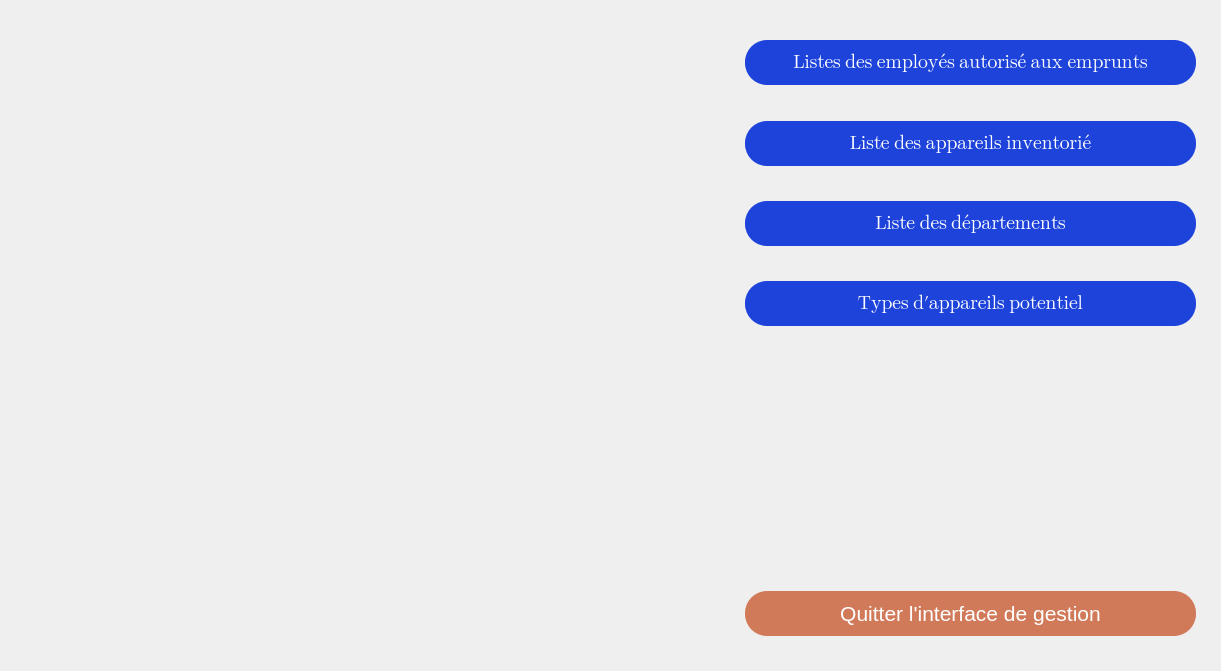
<?xml version="1.0" encoding="UTF-8"?>
<ui version="4.0">
 <class>InterfaceGestion</class>
 <widget class="QWidget" name="InterfaceGestion">
  <property name="geometry">
   <rect>
    <x>0</x>
    <y>0</y>
    <width>1221</width>
    <height>671</height>
   </rect>
  </property>
  <property name="windowTitle">
   <string>Form</string>
  </property>
  <widget class="QFrame" name="gridFrame">
   <property name="geometry">
    <rect>
     <x>0</x>
     <y>0</y>
     <width>1221</width>
     <height>671</height>
    </rect>
   </property>
   <layout class="QGridLayout" name="gridLayout">
    <property name="leftMargin">
     <number>30</number>
    </property>
    <property name="topMargin">
     <number>30</number>
    </property>
    <property name="rightMargin">
     <number>25</number>
    </property>
    <property name="bottomMargin">
     <number>25</number>
    </property>
    <item row="0" column="0">
     <layout class="QHBoxLayout" name="horizontalLayout_2">
      <property name="spacing">
       <number>25</number>
      </property>
      <property name="topMargin">
       <number>10</number>
      </property>
      <property name="bottomMargin">
       <number>10</number>
      </property>
      <item>
       <spacer name="horizontalSpacer">
        <property name="orientation">
         <enum>Qt::Horizontal</enum>
        </property>
        <property name="sizeType">
         <enum>QSizePolicy::Maximum</enum>
        </property>
        <property name="sizeHint" stdset="0">
         <size>
          <width>715</width>
          <height>20</height>
         </size>
        </property>
       </spacer>
      </item>
      <item>
       <layout class="QVBoxLayout" name="verticalLayout">
        <item>
         <layout class="QVBoxLayout" name="verticalLayout_2">
          <property name="spacing">
           <number>0</number>
          </property>
          <property name="topMargin">
           <number>0</number>
          </property>
          <item>
           <layout class="QVBoxLayout" name="verticalLayout_5">
            <property name="spacing">
             <number>100</number>
            </property>
            <property name="bottomMargin">
             <number>350</number>
            </property>
            <item>
             <widget class="QPushButton" name="btnLstEmp">
              <property name="sizePolicy">
               <sizepolicy hsizetype="Minimum" vsizetype="Maximum">
                <horstretch>0</horstretch>
                <verstretch>0</verstretch>
               </sizepolicy>
              </property>
              <property name="minimumSize">
               <size>
                <width>400</width>
                <height>45</height>
               </size>
              </property>
              <property name="maximumSize">
               <size>
                <width>16777215</width>
                <height>16777215</height>
               </size>
              </property>
              <property name="font">
               <font>
                <family>Segoe UI Emoji</family>
                <pointsize>14</pointsize>
                <weight>50</weight>
                <bold>false</bold>
               </font>
              </property>
              <property name="cursor">
               <cursorShape>PointingHandCursor</cursorShape>
              </property>
              <property name="styleSheet">
               <string notr="true">QPushButton{
border-radius:22px;
background-color:rgb(29, 67, 219);
color:white;
}

QPushButton:hover{
background-color:rgb(22, 50, 162);
}</string>
              </property>
              <property name="text">
               <string>Listes des employés autorisé aux emprunts</string>
              </property>
             </widget>
            </item>
            <item>
             <widget class="QPushButton" name="btnLstObjets">
              <property name="sizePolicy">
               <sizepolicy hsizetype="Minimum" vsizetype="Maximum">
                <horstretch>0</horstretch>
                <verstretch>0</verstretch>
               </sizepolicy>
              </property>
              <property name="minimumSize">
               <size>
                <width>400</width>
                <height>45</height>
               </size>
              </property>
              <property name="maximumSize">
               <size>
                <width>16777215</width>
                <height>16777215</height>
               </size>
              </property>
              <property name="font">
               <font>
                <family>Segoe UI Emoji</family>
                <pointsize>14</pointsize>
                <weight>50</weight>
                <bold>false</bold>
               </font>
              </property>
              <property name="cursor">
               <cursorShape>PointingHandCursor</cursorShape>
              </property>
              <property name="styleSheet">
               <string notr="true">QPushButton{
border-radius:22px;
background-color:rgb(29, 67, 219);
color:white;
}

QPushButton:hover{
background-color:rgb(22, 50, 162);
}</string>
              </property>
              <property name="text">
               <string>Liste des appareils inventorié</string>
              </property>
             </widget>
            </item>
            <item>
             <widget class="QPushButton" name="btnLstDepartement">
              <property name="sizePolicy">
               <sizepolicy hsizetype="Minimum" vsizetype="Maximum">
                <horstretch>0</horstretch>
                <verstretch>0</verstretch>
               </sizepolicy>
              </property>
              <property name="minimumSize">
               <size>
                <width>400</width>
                <height>45</height>
               </size>
              </property>
              <property name="maximumSize">
               <size>
                <width>16777215</width>
                <height>16777215</height>
               </size>
              </property>
              <property name="font">
               <font>
                <family>Segoe UI Emoji</family>
                <pointsize>14</pointsize>
                <weight>50</weight>
                <bold>false</bold>
               </font>
              </property>
              <property name="cursor">
               <cursorShape>PointingHandCursor</cursorShape>
              </property>
              <property name="styleSheet">
               <string notr="true">QPushButton{
border-radius:22px;
background-color:rgb(29, 67, 219);
color:white;
}

QPushButton:hover{
background-color:rgb(22, 50, 162);
}</string>
              </property>
              <property name="text">
               <string>Liste des départements</string>
              </property>
             </widget>
            </item>
            <item>
             <widget class="QPushButton" name="btnLstTypeObjets">
              <property name="sizePolicy">
               <sizepolicy hsizetype="Minimum" vsizetype="Maximum">
                <horstretch>0</horstretch>
                <verstretch>0</verstretch>
               </sizepolicy>
              </property>
              <property name="minimumSize">
               <size>
                <width>400</width>
                <height>45</height>
               </size>
              </property>
              <property name="maximumSize">
               <size>
                <width>16777215</width>
                <height>16777215</height>
               </size>
              </property>
              <property name="font">
               <font>
                <family>Segoe UI Emoji</family>
                <pointsize>14</pointsize>
                <weight>50</weight>
                <bold>false</bold>
               </font>
              </property>
              <property name="cursor">
               <cursorShape>PointingHandCursor</cursorShape>
              </property>
              <property name="styleSheet">
               <string notr="true">QPushButton{
border-radius:22px;
background-color:rgb(29, 67, 219);
color:white;
}

QPushButton:hover{
background-color:rgb(22, 50, 162);
}</string>
              </property>
              <property name="text">
               <string>Types d'appareils potentiel</string>
              </property>
             </widget>
            </item>
           </layout>
          </item>
          <item>
           <widget class="QPushButton" name="btnQuitter">
            <property name="sizePolicy">
             <sizepolicy hsizetype="Minimum" vsizetype="Maximum">
              <horstretch>0</horstretch>
              <verstretch>0</verstretch>
             </sizepolicy>
            </property>
            <property name="minimumSize">
             <size>
              <width>0</width>
              <height>45</height>
             </size>
            </property>
            <property name="font">
             <font>
              <family>Segoe UI</family>
              <pointsize>16</pointsize>
              <weight>50</weight>
              <bold>false</bold>
             </font>
            </property>
            <property name="cursor">
             <cursorShape>PointingHandCursor</cursorShape>
            </property>
            <property name="styleSheet">
             <string notr="true">QPushButton{
border-radius:22px;
background-color: rgb(209, 122, 90);
color:white;
}

QPushButton:hover{
background-color:rgb(176, 103, 76);
}
</string>
            </property>
            <property name="text">
             <string>Quitter l'interface de gestion</string>
            </property>
           </widget>
          </item>
         </layout>
        </item>
       </layout>
      </item>
     </layout>
    </item>
   </layout>
  </widget>
 </widget>
 <resources/>
 <connections/>
</ui>
